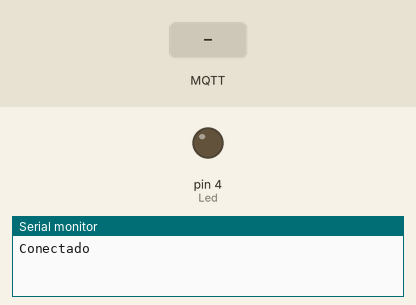
This sketch was run on a simulated Arduino Uno, built for the host (arithmetic inside an expression is 32-bit, double 64-bit). Shown: output pins drawn as LEDs (lit = HIGH), the last lines printed to the serial monitor. The test bench sets the inputs (shaded band). WiFi joins after 1.5 s; servers stay silent unless stated; no MQTT or app messages arrive unless stated.

Above: at 1.2 s.
1.3 s: MQTT message "Enciende" arrives on the first subscribed topic
At 2.5 s:
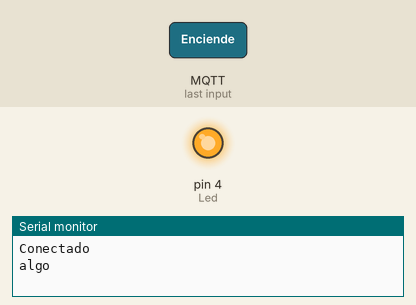
2.8 s: MQTT message "Apaga" arrives on the first subscribed topic
At 3.9 s:
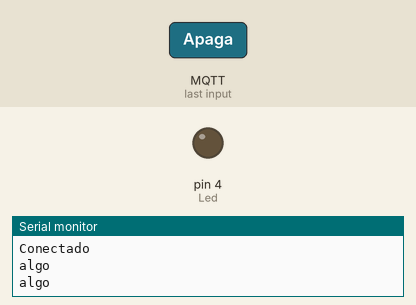
Timing chart, 0 to 5.8 s (numbered marks = the images above; inputs shaded):
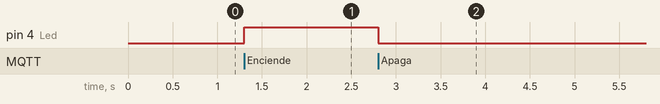

Measured:
- after the input at 1.3 s, pin 4 (Led): LOW → HIGH at once
- after the input at 2.8 s, pin 4 (Led): HIGH → LOW at once

The sketch:

MQTT.ino
```cpp
#include <SPI.h>
#include <Ethernet.h>
#include <PubSubClient.h>

const int Led  = 4;

const char* mqtt_server = "mqtt.clubarduino.cl";

char message_buff[100];

byte mac[] = { 0xDE, 0xAD, 0xBE, 0xEF, 0xFE, 0xED };
IPAddress ip(192, 168, 0, 20);
IPAddress dnServer(192, 168, 0, 240);
IPAddress gateway(192, 168, 0, 2);
IPAddress subnet(255, 255, 255, 0);

EthernetClient ethClient;
PubSubClient client(ethClient);

void setup(){

  Serial.begin(9600);

  pinMode(Led, OUTPUT);

  client.setServer(mqtt_server, 1883);
  client.setCallback(callback);

  Ethernet.begin(mac, ip, dnServer, gateway, subnet);

  Conectar();
}

void callback(char* topic, byte* payload, unsigned int length) {
  Serial.println("algo");
  int i = 0;
  for (i = 0; i < length; i++) {
    message_buff[i] = payload[i];
  }
  message_buff[i] = '\0';
  String msgString = String(message_buff);

  if (msgString.equals("Enciende")) {
    digitalWrite(Led, HIGH);
  }else if(msgString.equals("Apaga")){
    digitalWrite(Led, LOW);
  }
}

void loop(){
  while (!client.connected()) {
    Conectar();
  }
  client.loop();
}

void Conectar(){
  if (client.connect("ArduinoLeonardoRaicerk")) {
      Serial.println("Conectado");
      client.publish("Raicerk/Luz", "Hola, soy Juan");
      client.subscribe("Raicerk/Luz");
    } else {
      Serial.println("Cliente se a Caido");
      delay(5000);
    }
}
```
